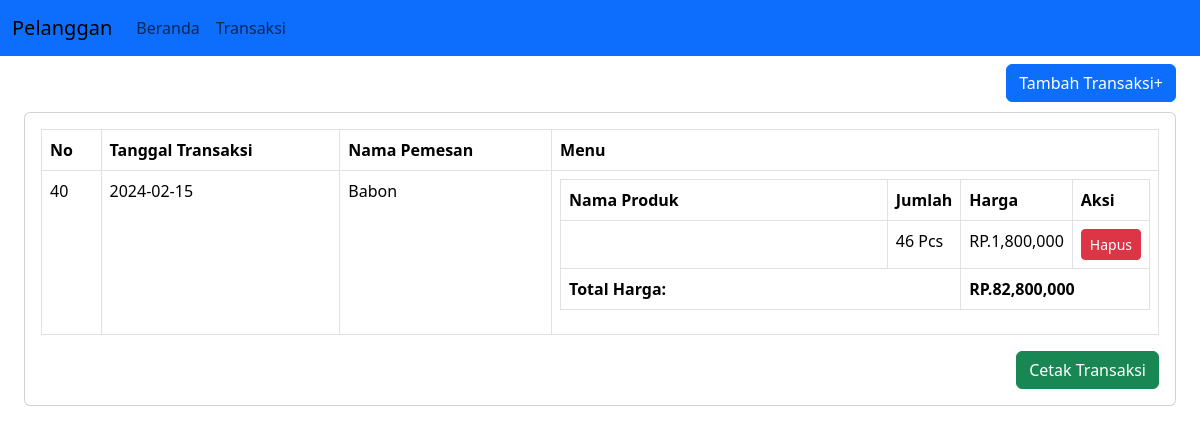
Page /daftar-transaksi.php on the committed database.
### tables this page shows
CREATE TABLE `penjualan` (
  `PenjualanID` int(11) NOT NULL,
  `TanggalPenjualan` date NOT NULL,
  `TotalHarga` decimal(10,2) NOT NULL,
  `PelangganID` int(11) NOT NULL
);

CREATE TABLE `pelanggan` (
  `PelangganID` int(11) NOT NULL,
  `NamaPelanggan` varchar(255) NOT NULL,
  `nomor_meja` int(11) NOT NULL,
  `NomorTelepon` varchar(15) NOT NULL
);

CREATE TABLE `detailpenjualan` (
  `DetailID` int(11) NOT NULL,
  `PenjualanID` int(11) NOT NULL,
  `ProdukID` int(11) NOT NULL,
  `JumlahProduk` int(11) NOT NULL,
  `Subtotal` decimal(10,2) NOT NULL
);

### daftar-transaksi.php (the view, shortened to what this page needs)
<?php
include("header.php");
?>
<body>
      <nav class="navbar navbar-expand-lg navbar-primary bg-primary fixed-top">
        <div class="container-fluid">
            <a class="navbar-brand" href="pilih-menu.php">Pelanggan</a>
            <div class="navbar-collapse">
                <ul class="navbar-nav">
                    <li class="nav-item">
                        <a class="nav-link" href="pilih-menu.php">Beranda</a>
                    </li>
                    <li class="nav-item">
                        <a class="nav-link" href="transaksi.php">Transaksi</a>
                    </li>
                </ul>
            </div>
        </div>
    </nav>
        <div class="p-4" id="main-content">
          <a href="transaksi.php" class="btn btn-md btn-primary float-end">Tambah Transaksi+</a>
          <div class="card mt-5">
            <div class="card-body">
            <table class="table table-bordered">
		<thead>
			<tr>
				<th>No</th>
				<th>Tanggal Transaksi</th>
        <th>Nama Pemesan</th>
				<th>Menu</th>
			</tr>
		</thead>
		<tbody>
        <?php
            include("koneksi/connect.php");
            $sql = $conn->query("SELECT * FROM penjualan ORDER BY PenjualanID DESC LIMIT 1");
            while ($data= $sql->fetch_assoc()) {
        ?>
              <tr>
                <td><?php echo $data['PenjualanID']?></td>
                <td><?php echo $data['TanggalPenjualan']?></td>
                <td>
                  <?php
                    $sql2 = $conn->query("SELECT * FROM pelanggan WHERE PelangganID = '".$data['PenjualanID']."'");
                    while ($data2= $sql2->fetch_assoc()) {
                      echo $data2['NamaPelanggan'];
                    }
                  ?>
                </td>
                <td>
                    <table class="table table-bordered">
                        <thead>
                            <tr>
                                <th>Nama Produk</th>
                                <th class="col-1">Jumlah</th>
                                <th class="col-1">Harga</th>
                                <th class="col-1">Aksi</th>
                            </tr>
                        </thead>
                        <tbody>
                        <?php
                          $sql3 = $conn->query("SELECT * FROM detailpenjualan WHERE DetailID = '" . $data['PenjualanID'] . "'");
                          $totalharga = 0;
                          while ($data3= $sql3->fetch_assoc()) {
                        ?>
                            <tr>
                              <td>
                              </td>
                              <td><?php echo $data3['JumlahProduk']?> Pcs</td>
                              <td>RP.<?php echo number_format($data3['Subtotal']) ?></td>
                              <td><?php echo"<a href='hapus-menu.php?id=$data3[PenjualanID]' class='btn btn-sm btn-danger'>Hapus</a>" ?></td>
                            </tr>
                            <?php
                              $totalproduk = $data3['JumlahProduk'] * $data3['Subtotal'];
                              $totalharga += $totalproduk;
                            }
                            ?>
                            <tr>
                            <td colspan='2'><strong>Total Harga:</strong></td>
                            <td colspan='2'><strong>RP.<?php echo number_format("$totalharga") ?></strong></td>
                            </tr>
                        </tbody>
                    </table>
                </td>
                <?php
                echo "</tr>";
            }
        ?>
		</tbody>
	</table>
  <a href="cetaktransaksi.php" target="_blank" class="btn btn-md btn-success float-end">Cetak Transaksi</a>
            </div>
          </div>
        </div>
</body>

### daftar-transaksi.php (style rules this page uses)
#main-content { margin-top: 40px; }

### rows in the picture
penjualan: PenjualanID "40", TanggalPenjualan "2024-02-15", totalharga "82,800,000"
pelanggan: NamaPelanggan "Babon"
detailpenjualan: JumlahProduk "46", Subtotal "1,800,000"
